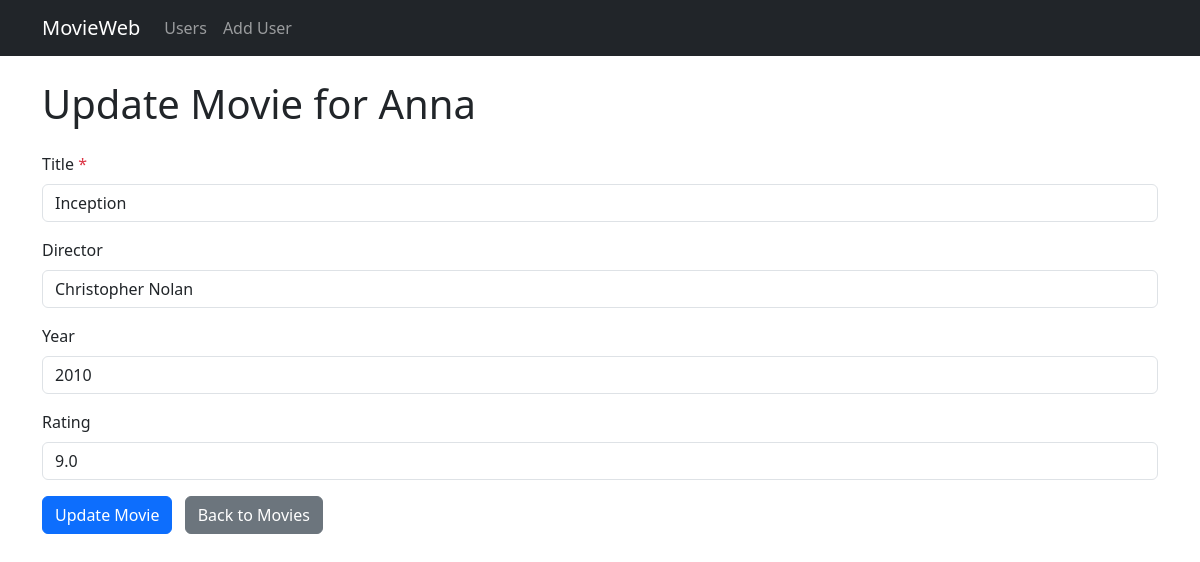
/users/1/update_movie/7, run on the app's committed database.
### datamanager/models.py (models this page shows)
class User(Base):
    __tablename__ = "users"
    id = Column(Integer, primary_key=True)
    name = Column(String(100), nullable=False)
    movies = relationship("Movie", back_populates="user")
    reviews = relationship("Review", back_populates="user")  # Neue Beziehung

class Movie(Base):
    __tablename__ = "movies"
    id = Column(Integer, primary_key=True)
    name = Column(String(100), nullable=False)
    director = Column(String(100), nullable=True)
    year = Column(Integer, nullable=True)
    rating = Column(Float, nullable=True)
    user_id = Column(Integer, ForeignKey("users.id"))
    user = relationship("User", back_populates="movies")
    reviews = relationship("Review", back_populates="movie")  # Neue Beziehung

### app.py (the view, shortened to what this page needs)
@app.route('/users/<int:user_id>/update_movie/<int:movie_id>',
           methods=['GET', 'POST'])
def update_movie(user_id, movie_id):
    user = get_user_or_404(user_id)
    movie = get_movie_or_404(movie_id)
    return render_template('update_movie.html', user=user, movie=movie)

### app.py (called while the page is built)
def get_user_or_404(user_id):
    user = data_manager.get_user_by_id(user_id)
    if not user:
        abort(404, description="User not found")
    return user

def get_movie_or_404(movie_id):
    movie = data_manager.get_movie_by_id(movie_id)
    if not movie:
        abort(404, description="Movie not found")
    return movie

### datamanager/sqlite_data_manager.py (called while the page is built)
    def get_user_by_id(self, user_id):
        session = self.Session()
        try:
            user = session.query(User).filter_by(id=user_id).first()
            if user:
                return {"id": user.id, "name": user.name}
            return None
        finally:
            session.close()

    def get_movie_by_id(self, movie_id):
        session = self.Session()
        try:
            movie = session.query(Movie).filter_by(id=movie_id).first()
            if movie:
                return {
                    "id": movie.id,
                    "name": movie.name,
                    "director": movie.director,
                    "year": movie.year,
                    "rating": movie.rating,
                    "user_id": movie.user_id,
                }
            return None
        finally:
            session.close()

### templates/update_movie.html (shortened to what this page needs)
{% extends "base.html" %}
{% block content %}
<h1 class="mb-4">Update Movie for {{ user.name }}</h1>
<form method="post" class="needs-validation" novalidate>
  <div class="mb-3">
    <label for="title" class="form-label">Title <span class="text-danger">*</span></label>
    <input type="text" class="form-control" id="title" name="title" value="{{ movie.name }}" required>
  </div>
  <div class="mb-3">
    <label for="director" class="form-label">Director</label>
    <input type="text" class="form-control" id="director" name="director" value="{{ movie.director }}">
  </div>
  <div class="mb-3">
    <label for="year" class="form-label">Year</label>
    <input type="number" class="form-control" id="year" name="year" value="{{ movie.year }}">
  </div>
  <div class="mb-3">
    <label for="rating" class="form-label">Rating</label>
    <input type="number" step="0.1" min="0" max="10" class="form-control" id="rating" name="rating" value="{{ movie.rating }}">
  </div>
  <button type="submit" class="btn btn-primary">Update Movie</button>
  <a href="{{ url_for('user_movies', user_id=user.id) }}" class="btn btn-secondary ms-2">Back to Movies</a>
</form>
{% endblock %}

### data on the page
User: name "Anna"
Movie: title "Inception", director "Christopher Nolan", year "2010", rating "9.0"
